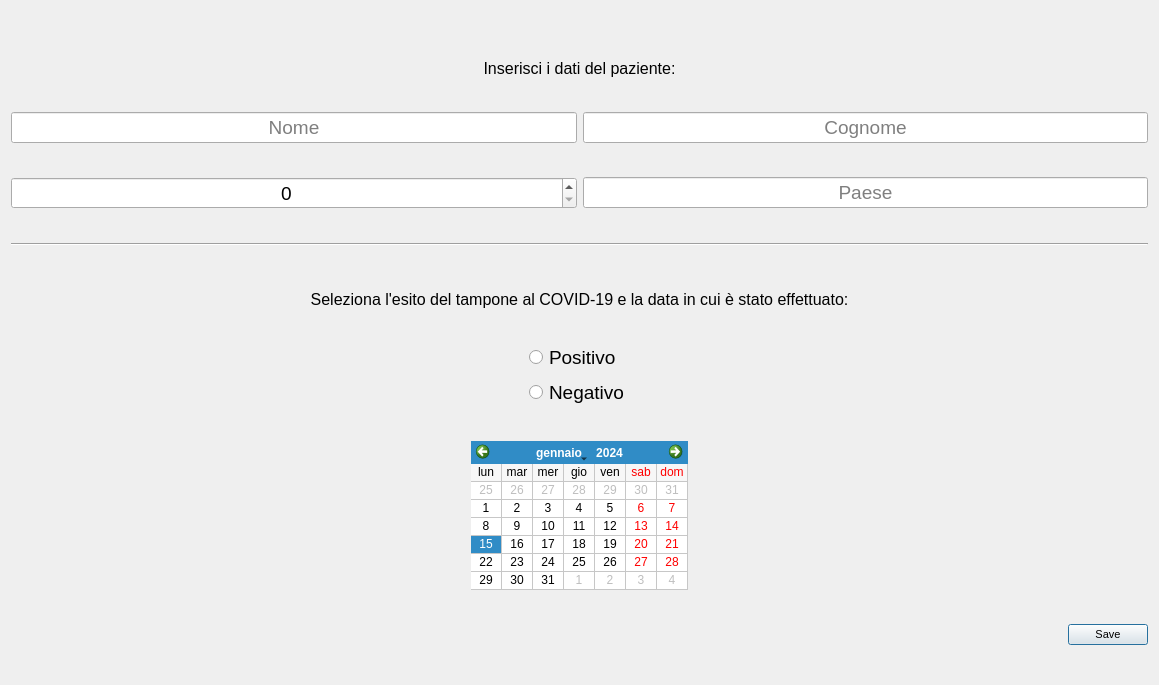
<?xml version="1.0" encoding="UTF-8"?>
<ui version="4.0">
 <class>Inserisci</class>
 <widget class="QDialog" name="Inserisci">
  <property name="geometry">
   <rect>
    <x>0</x>
    <y>0</y>
    <width>1159</width>
    <height>685</height>
   </rect>
  </property>
  <property name="sizePolicy">
   <sizepolicy hsizetype="Fixed" vsizetype="Fixed">
    <horstretch>0</horstretch>
    <verstretch>0</verstretch>
   </sizepolicy>
  </property>
  <property name="baseSize">
   <size>
    <width>0</width>
    <height>0</height>
   </size>
  </property>
  <property name="windowTitle">
   <string>Dialog</string>
  </property>
  <layout class="QVBoxLayout" name="verticalLayout">
   <item>
    <spacer name="verticalSpacer">
     <property name="orientation">
      <enum>Qt::Vertical</enum>
     </property>
     <property name="sizeType">
      <enum>QSizePolicy::Fixed</enum>
     </property>
     <property name="sizeHint" stdset="0">
      <size>
       <width>20</width>
       <height>20</height>
      </size>
     </property>
    </spacer>
   </item>
   <item>
    <widget class="QLabel" name="label">
     <property name="sizePolicy">
      <sizepolicy hsizetype="Preferred" vsizetype="Fixed">
       <horstretch>0</horstretch>
       <verstretch>0</verstretch>
      </sizepolicy>
     </property>
     <property name="font">
      <font>
       <pointsize>12</pointsize>
      </font>
     </property>
     <property name="text">
      <string>Inserisci i dati del paziente:</string>
     </property>
     <property name="alignment">
      <set>Qt::AlignCenter</set>
     </property>
    </widget>
   </item>
   <item>
    <layout class="QHBoxLayout" name="horizontalLayout">
     <item>
      <widget class="QLineEdit" name="nome">
       <property name="font">
        <font>
         <pointsize>14</pointsize>
        </font>
       </property>
       <property name="alignment">
        <set>Qt::AlignCenter</set>
       </property>
       <property name="placeholderText">
        <string>Nome</string>
       </property>
      </widget>
     </item>
     <item>
      <widget class="QLineEdit" name="cognome">
       <property name="sizePolicy">
        <sizepolicy hsizetype="Expanding" vsizetype="Fixed">
         <horstretch>0</horstretch>
         <verstretch>0</verstretch>
        </sizepolicy>
       </property>
       <property name="font">
        <font>
         <pointsize>14</pointsize>
        </font>
       </property>
       <property name="alignment">
        <set>Qt::AlignCenter</set>
       </property>
       <property name="placeholderText">
        <string>Cognome</string>
       </property>
      </widget>
     </item>
    </layout>
   </item>
   <item>
    <layout class="QHBoxLayout" name="horizontalLayout_2">
     <item>
      <widget class="QSpinBox" name="eta">
       <property name="sizePolicy">
        <sizepolicy hsizetype="Expanding" vsizetype="Fixed">
         <horstretch>0</horstretch>
         <verstretch>0</verstretch>
        </sizepolicy>
       </property>
       <property name="font">
        <font>
         <pointsize>14</pointsize>
        </font>
       </property>
       <property name="alignment">
        <set>Qt::AlignCenter</set>
       </property>
      </widget>
     </item>
     <item>
      <widget class="QLineEdit" name="paese">
       <property name="font">
        <font>
         <pointsize>14</pointsize>
        </font>
       </property>
       <property name="alignment">
        <set>Qt::AlignCenter</set>
       </property>
       <property name="placeholderText">
        <string>Paese</string>
       </property>
      </widget>
     </item>
    </layout>
   </item>
   <item>
    <widget class="Line" name="line">
     <property name="orientation">
      <enum>Qt::Horizontal</enum>
     </property>
    </widget>
   </item>
   <item>
    <spacer name="verticalSpacer_2">
     <property name="orientation">
      <enum>Qt::Vertical</enum>
     </property>
     <property name="sizeType">
      <enum>QSizePolicy::Fixed</enum>
     </property>
     <property name="sizeHint" stdset="0">
      <size>
       <width>20</width>
       <height>10</height>
      </size>
     </property>
    </spacer>
   </item>
   <item>
    <widget class="QLabel" name="label_2">
     <property name="sizePolicy">
      <sizepolicy hsizetype="Preferred" vsizetype="Fixed">
       <horstretch>0</horstretch>
       <verstretch>0</verstretch>
      </sizepolicy>
     </property>
     <property name="font">
      <font>
       <pointsize>12</pointsize>
      </font>
     </property>
     <property name="text">
      <string>Seleziona l'esito del tampone al COVID-19 e la data in cui è stato effettuato:</string>
     </property>
     <property name="alignment">
      <set>Qt::AlignCenter</set>
     </property>
    </widget>
   </item>
   <item>
    <layout class="QGridLayout" name="gridLayout_2">
     <item row="1" column="0">
      <widget class="QRadioButton" name="radio_negativo">
       <property name="sizePolicy">
        <sizepolicy hsizetype="Fixed" vsizetype="Fixed">
         <horstretch>0</horstretch>
         <verstretch>0</verstretch>
        </sizepolicy>
       </property>
       <property name="font">
        <font>
         <pointsize>14</pointsize>
        </font>
       </property>
       <property name="text">
        <string>Negativo</string>
       </property>
      </widget>
     </item>
     <item row="0" column="0">
      <widget class="QRadioButton" name="radio_positivo">
       <property name="sizePolicy">
        <sizepolicy hsizetype="Fixed" vsizetype="Fixed">
         <horstretch>0</horstretch>
         <verstretch>0</verstretch>
        </sizepolicy>
       </property>
       <property name="font">
        <font>
         <pointsize>14</pointsize>
        </font>
       </property>
       <property name="layoutDirection">
        <enum>Qt::LeftToRight</enum>
       </property>
       <property name="text">
        <string>Positivo</string>
       </property>
      </widget>
     </item>
    </layout>
   </item>
   <item>
    <layout class="QGridLayout" name="gridLayout">
     <item row="0" column="0">
      <widget class="QCalendarWidget" name="calendar">
       <property name="sizePolicy">
        <sizepolicy hsizetype="Fixed" vsizetype="Fixed">
         <horstretch>0</horstretch>
         <verstretch>0</verstretch>
        </sizepolicy>
       </property>
       <property name="focusPolicy">
        <enum>Qt::StrongFocus</enum>
       </property>
       <property name="layoutDirection">
        <enum>Qt::LeftToRight</enum>
       </property>
       <property name="locale">
        <locale language="Italian" country="Italy"/>
       </property>
       <property name="minimumDate">
        <date>
         <year>2020</year>
         <month>1</month>
         <day>1</day>
        </date>
       </property>
       <property name="firstDayOfWeek">
        <enum>Qt::Monday</enum>
       </property>
       <property name="gridVisible">
        <bool>true</bool>
       </property>
       <property name="verticalHeaderFormat">
        <enum>QCalendarWidget::NoVerticalHeader</enum>
       </property>
      </widget>
     </item>
    </layout>
   </item>
   <item>
    <widget class="QDialogButtonBox" name="save_button">
     <property name="enabled">
      <bool>true</bool>
     </property>
     <property name="sizePolicy">
      <sizepolicy hsizetype="Fixed" vsizetype="Fixed">
       <horstretch>0</horstretch>
       <verstretch>0</verstretch>
      </sizepolicy>
     </property>
     <property name="font">
      <font>
       <pointsize>8</pointsize>
      </font>
     </property>
     <property name="mouseTracking">
      <bool>false</bool>
     </property>
     <property name="focusPolicy">
      <enum>Qt::NoFocus</enum>
     </property>
     <property name="whatsThis">
      <string>&lt;html&gt;&lt;head/&gt;&lt;body&gt;&lt;p&gt;&lt;br/&gt;&lt;/p&gt;&lt;/body&gt;&lt;/html&gt;</string>
     </property>
     <property name="layoutDirection">
      <enum>Qt::RightToLeft</enum>
     </property>
     <property name="orientation">
      <enum>Qt::Horizontal</enum>
     </property>
     <property name="standardButtons">
      <set>QDialogButtonBox::Save</set>
     </property>
     <property name="centerButtons">
      <bool>false</bool>
     </property>
    </widget>
   </item>
  </layout>
 </widget>
 <resources/>
 <connections/>
</ui>
